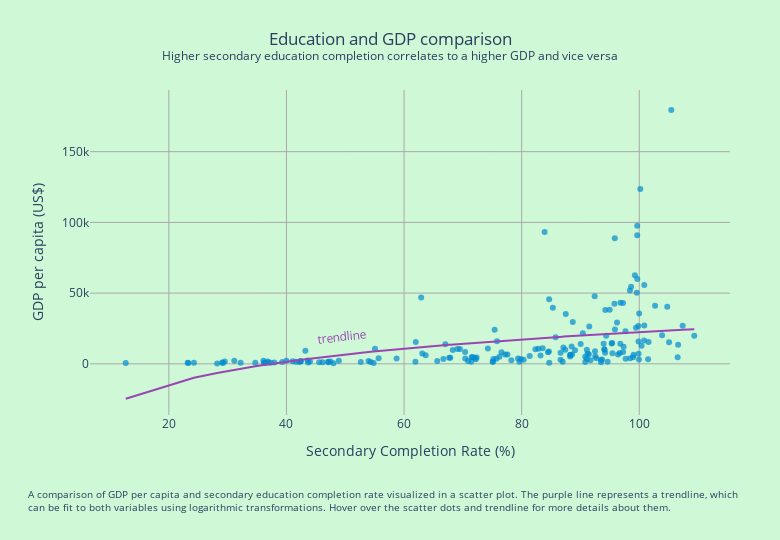

The notebook cell saved with this chart:
### Code cell
df = pd.read_csv('datasets/gdp_vs_edu.csv')
df = df.dropna()

fig = px.scatter(df, x='Secondary Completion Rate', y='GDP per Capita',
                 trendline='ols', trendline_options=dict(log_x=True),
                 hover_data={'Country Name': True})

fig.update_traces(marker=dict(color='#008bcf', opacity=0.7)) # Scatter dots
fig.update_traces(line=dict(color='#9946b2'), selector=dict(type='scatter', mode='lines')) # Regression lines

fig.update_layout(
  title='Education and GDP comparison<br><sup>Higher secondary education completion correlates to a higher GDP and vice versa</sup>', title_x=0.5,
  plot_bgcolor='#cff8d6',
  paper_bgcolor='#cff8d6',
  margin={'l': 90, 'b': 125, 'r': 50, 't': 90},
  xaxis=dict(title='Secondary Completion Rate (%)',
             gridcolor='darkgrey',
             gridwidth=1,
             tickvals=[20, 40, 60, 80, 100],
             zeroline=False),   
  yaxis=dict(title='GDP per capita (US$)',
             gridcolor='darkgrey',
             gridwidth=1,
             zeroline=False),
  height=540,
  width=780
)

# Add hovermenu
for trace in fig.data:
    if trace.mode == 'markers': # Update hovermenu scatter dots
        trace.hovertemplate = "<b>%{customdata[0]}</b><br>" + \
                              "GDP per capita: $%{y}<br>" + \
                              "Completion Rate: %{x}%<br>" + \
                              "<extra></extra>"
    else:
        trace.hovertemplate = "GDP: $%{y}<br>" + \
                              "Completion Rate: %{x}%" + \
                              "<extra></extra>"

fig.add_annotation(x=-0.1, y=-0.31,
                   showarrow=False,
                   xref='paper', yref='paper',
                   xanchor='left', yanchor='bottom',
                   align='left',
                   text='A comparison of GDP per capita and secondary education completion rate visualized in a scatter plot. The purple line represents a trendline, which<br>' +
                   'can be fit to both variables using logarithmic transformations. Hover over the scatter dots and trendline for more details about them.',
      font=dict(
        size=10
      ))

fig.add_annotation(x=0.35, y=0.2,
                   showarrow=False,
                   xref='paper', yref='paper',
                   xanchor='left', yanchor='bottom',
                   align='left',
                   text='trendline',
                   textangle=-6,
                   font=dict(
                       color='#9946b2'
                   ))

fig.show()

### Figure 1 — Plotly figure (JSON) as saved in the notebook; plotly's stock layout.template omitted (floating-point values rounded to 4 significant figures; data arrays with more than 128 entries replaced by an {"elided": "..."} marker saying what was removed)
{"data": [{"customdata": {"elided": "181x1 str values"}, "hovertemplate": "<b>%{customdata[0]}</b><br>GDP per capita: $%{y}<br>Completion Rate: %{x}%<br><extra></extra>", "legendgroup": "", "marker": {"color": "#008bcf", "opacity": 0.7, "symbol": "circle"}, "mode": "markers", "name": "", "orientation": "v", "showlegend": false, "type": "scatter", "x": {"elided": "181 float values"}, "xaxis": "x", "y": {"elided": "181 float values"}, "yaxis": "y"}, {"hovertemplate": "GDP: $%{y}<br>Completion Rate: %{x}%<extra></extra>", "legendgroup": "", "line": {"color": "#9946b2"}, "marker": {"color": "#008bcf", "opacity": 0.7, "symbol": "circle"}, "mode": "lines", "name": "", "showlegend": false, "type": "scatter", "x": {"elided": "181 float values"}, "xaxis": "x", "y": {"elided": "181 float values"}, "yaxis": "y"}], "layout": {"annotations": [{"align": "left", "font": {"size": 10}, "showarrow": false, "text": "A comparison of GDP per capita and secondary education completion rate visualized in a scatter plot. The purple line represents a trendline, which<br>can be fit to both variables using logarithmic transformations. Hover over the scatter dots and trendline for more details about them.", "x": -0.1, "xanchor": "left", "xref": "paper", "y": -0.31, "yanchor": "bottom", "yref": "paper"}, {"align": "left", "font": {"color": "#9946b2"}, "showarrow": false, "text": "trendline", "textangle": -6, "x": 0.35, "xanchor": "left", "xref": "paper", "y": 0.2, "yanchor": "bottom", "yref": "paper"}], "height": 540, "legend": {"tracegroupgap": 0}, "margin": {"b": 125, "l": 90, "r": 50, "t": 90}, "paper_bgcolor": "#cff8d6", "plot_bgcolor": "#cff8d6", "title": {"text": "Education and GDP comparison<br><sup>Higher secondary education completion correlates to a higher GDP and vice versa</sup>", "x": 0.5}, "width": 780, "xaxis": {"anchor": "y", "domain": [0, 1], "gridcolor": "darkgrey", "gridwidth": 1, "tickvals": [20, 40, 60, 80, 100], "title": {"text": "Secondary Completion Rate (%)"}, "zeroline": false}, "yaxis": {"anchor": "x", "domain": [0, 1], "gridcolor": "darkgrey", "gridwidth": 1, "title": {"text": "GDP per capita (US$)"}, "zeroline": false}}}
